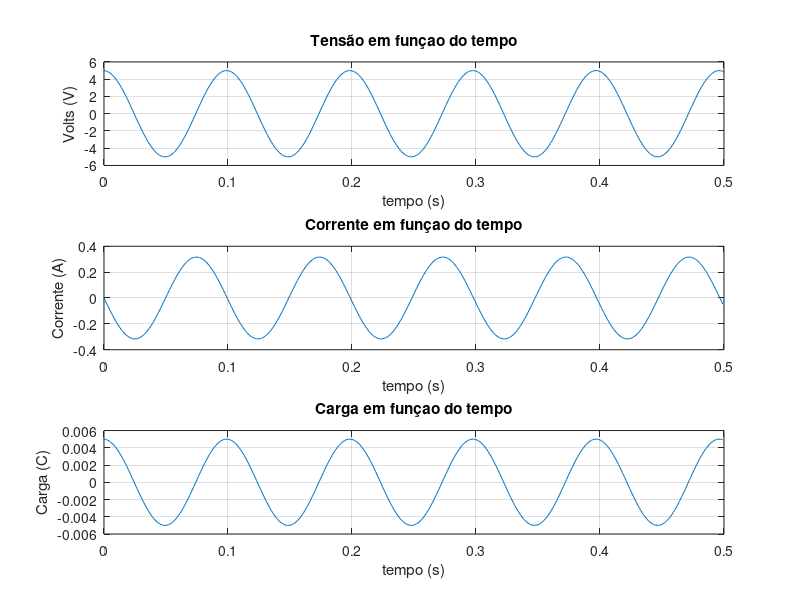

Write MATLAB code to recreate this figure.
%%  Ex3.a

clear,clc,close all

%%  ALÍNEA 2.d

%%  CONSTANTES

Vc0=5;      %Tensão inicial condensador
C=1e-3;     %Condensador
L=0.25;     %Bobina
t0=0;       %tempo em que o S fecha
tf=0.5;     %tempo final
h=0.001;    %passo temporal

a=1/(L*C);  %constante

t=t0:h:tf;  %vetor tempo

%%  MÉTODO DE EULER-CROMER

DV=[];
Vc=[];
Q=[];
I=[];

DV(1)=0;
Vc(1)=Vc0;

for i=1:length(t)-1
    DV(i+1)=DV(i)-a*Vc(i)*h;    %METODO DE EULER-CROMER PARA A DERIVADA DE Vc
    Vc(i+1)=Vc(i)+DV(i+1)*h;      %METODO DE EULER-CROMER PARA Vc 

    I(i)=DV(i)*C;   %CALCULO DA CORRENTE 
    Q(i)=Vc(i)*C;    %CALCULO DA CARGA
end

%%  GRÁFICO

figure(1)
subplot(3,1,1)
plot(t,Vc)
grid on
title('Tensão em funçao do tempo')
xlabel('tempo (s)')
ylabel('Volts (V)')

subplot(3,1,2)
plot(t(1:500),I)
grid on
title('Corrente em funçao do tempo')
xlabel('tempo (s)')
ylabel('Corrente (A)')

subplot(3,1,3)
plot(t(1:500),Q)
grid on
title('Carga em funçao do tempo')
xlabel('tempo (s)')
ylabel('Carga (C)')

%Os gráficos da Tensão e da Corrente estão em fase 180º e o grafico da
%Tensão com a Carga está em fase 0º

%%  ALÍNEA 2.h

Q0=Vc0*C;           %Carga inicial

Uc=1/2*Q.^2/C;      %Energia Eletrica armazenada no condensador
Um=1/2*L*I.^2;      %Energia Eletrica armazenada na bobina

Utpratico=mean(Uc+Um)

Utteorico=1/2*Q0^2/C

%Como o Utpratico=Utteorico a energia total conserva-se com o método de
%Euler-Cromer